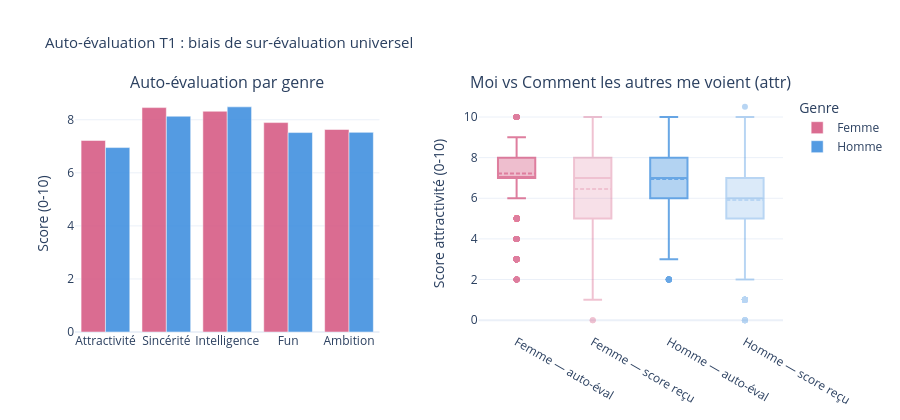

Source (notebook cell):
### Code cell
# =============================================================================
# AUTO-ÉVALUATION T1
# =============================================================================
print("\n" + "─" * 65)
print("AUTO-ÉVALUATION T1 (comment je me vois)")
print("─" * 65)
 
self_stats = df[SELF_COLS].agg(["mean","median","std"]).T.round(2)
self_stats.index = [ATTR_FR.get(c, c) for c in self_stats.index]
print("\nAuto-évaluation moyenne (0-10) :")
print(self_stats.to_string())
print("\n> Intelligence (8.40) et Sincérité (8.29) : biais de sur-évaluation fort")
print("> Les gens se notent bien au-dessus de la moyenne des scores reçus")
print(f"=> Score attr reçu moyen : {df['attr_o'].mean():.2f}  vs auto-éval attr : {df['attr3_1'].mean():.2f}")
 
self_gender = df.groupby("gender_label")[SELF_COLS].mean().T.reset_index()
self_gender.columns = ["col","Femme","Homme"]
self_gender["Attribut"] = self_gender["col"].map(ATTR_FR)
 
fig_u4 = make_subplots(
    rows=1, cols=2,
    subplot_titles=[
        "Auto-évaluation par genre",
        "Moi vs Comment les autres me voient (attr)"
    ],
    horizontal_spacing=0.14,
)
 
for genre, clr in [("Femme", C["female"]), ("Homme", C["male"])]:
    fig_u4.add_trace(go.Bar(
        x=self_gender["Attribut"], y=self_gender[genre],
        name=genre, marker_color=clr, opacity=0.85,
    ), row=1, col=1)
 
# Comparaison auto-eval attr vs score reçu attr_o
for genre, clr, col_self, col_other in [
    ("Femme", C["female"], df[df["gender"]==0], df[df["gender"]==0]),
    ("Homme", C["male"],   df[df["gender"]==1], df[df["gender"]==1]),
]:
    sub = df[df["gender_label"] == genre]
    fig_u4.add_trace(go.Box(
        y=sub["attr3_1"], name=f"{genre} — auto-éval",
        marker_color=clr, opacity=0.75,
        boxmean=True, showlegend=False,
    ), row=1, col=2)
    fig_u4.add_trace(go.Box(
        y=sub["attr_o"], name=f"{genre} — score reçu",
        marker_color=clr, opacity=0.35,
        boxmean=True, showlegend=False,
    ), row=1, col=2)
 
fig_u4.update_layout(
    title="Auto-évaluation T1 : biais de sur-évaluation universel",
    height=420, plot_bgcolor="white", title_font_size=15,
    margin=dict(t=95, b=75, l=75, r=45),
    barmode="group", legend_title="Genre",
)
fig_u4.update_yaxes(title_text="Score (0-10)", row=1, col=1)
fig_u4.update_yaxes(title_text="Score attractivité (0-10)", row=1, col=2)
fig_u4.show()

### Figure 1 — Plotly figure (JSON) as saved in the notebook; plotly's stock layout.template omitted (floating-point values rounded to 4 significant figures; data arrays with more than 128 entries replaced by an {"elided": "..."} marker saying what was removed)
{"data": [{"marker": {"color": "#D4537E"}, "name": "Femme", "opacity": 0.85, "type": "bar", "x": ["Attractivité", "Sincérité", "Intelligence", "Fun", "Ambition"], "xaxis": "x", "y": [7.219, 8.458, 8.321, 7.894, 7.632], "yaxis": "y"}, {"marker": {"color": "#378ADD"}, "name": "Homme", "opacity": 0.85, "type": "bar", "x": ["Attractivité", "Sincérité", "Intelligence", "Fun", "Ambition"], "xaxis": "x", "y": [6.952, 8.133, 8.487, 7.517, 7.525], "yaxis": "y"}, {"boxmean": true, "marker": {"color": "#D4537E"}, "name": "Femme — auto-éval", "opacity": 0.75, "showlegend": false, "type": "box", "xaxis": "x2", "y": {"elided": "4184 float values"}, "yaxis": "y2"}, {"boxmean": true, "marker": {"color": "#D4537E"}, "name": "Femme — score reçu", "opacity": 0.35, "showlegend": false, "type": "box", "xaxis": "x2", "y": {"elided": "4184 float values"}, "yaxis": "y2"}, {"boxmean": true, "marker": {"color": "#378ADD"}, "name": "Homme — auto-éval", "opacity": 0.75, "showlegend": false, "type": "box", "xaxis": "x2", "y": {"elided": "4194 float values"}, "yaxis": "y2"}, {"boxmean": true, "marker": {"color": "#378ADD"}, "name": "Homme — score reçu", "opacity": 0.35, "showlegend": false, "type": "box", "xaxis": "x2", "y": {"elided": "4194 float values"}, "yaxis": "y2"}], "layout": {"annotations": [{"font": {"size": 16}, "showarrow": false, "text": "Auto-évaluation par genre", "x": 0.215, "xanchor": "center", "xref": "paper", "y": 1, "yanchor": "bottom", "yref": "paper"}, {"font": {"size": 16}, "showarrow": false, "text": "Moi vs Comment les autres me voient (attr)", "x": 0.785, "xanchor": "center", "xref": "paper", "y": 1, "yanchor": "bottom", "yref": "paper"}], "barmode": "group", "height": 420, "legend": {"title": {"text": "Genre"}}, "margin": {"b": 75, "l": 75, "r": 45, "t": 95}, "plot_bgcolor": "white", "title": {"font": {"size": 15}, "text": "Auto-évaluation T1 : biais de sur-évaluation universel"}, "xaxis": {"anchor": "y", "domain": [0, 0.43]}, "xaxis2": {"anchor": "y2", "domain": [0.57, 1]}, "yaxis": {"anchor": "x", "domain": [0, 1], "title": {"text": "Score (0-10)"}}, "yaxis2": {"anchor": "x2", "domain": [0, 1], "title": {"text": "Score attractivité (0-10)"}}}}
